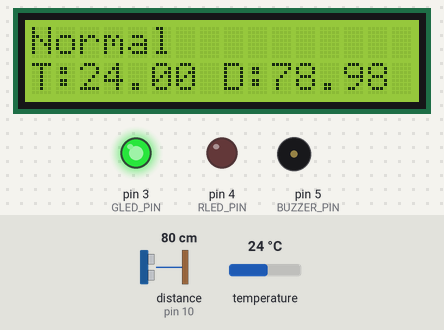
The sketch below on a simulated Arduino Uno, built with avr-gcc and run on an emulated ATmega328P. On the bench: 16×2 character LCD, output pins drawn as LEDs (lit = HIGH), buzzer (waves = sounding, pin HIGH). Wiring (inferred from the names in the program): ultrasonic range finder: trigger pin 9; echo pin 10. Inputs (shaded band) come from the test bench; at power-on: distance to the obstacle (sensor on pin 10) 80 cm, temperature 24 °C. The echo pulse lasts 58.3 µs per cm; pins used as bus, display or sensor lines are not drawn.

Above: at 6.5 s.
6.6 s: distance to the obstacle (sensor on pin 10) set to 76 cm
At 8.9 s:
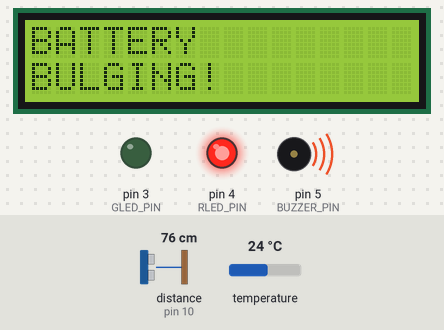
9.2 s: distance to the obstacle (sensor on pin 10) set to 250 cm
At 10.6 s:
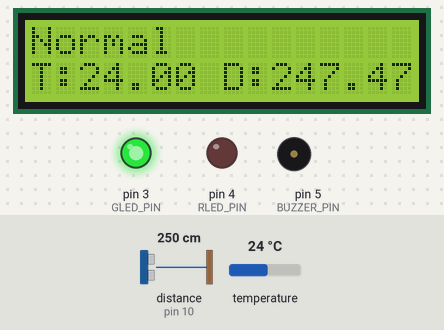
14.8 s: temperature set to 12 °C
At 15.2 s:
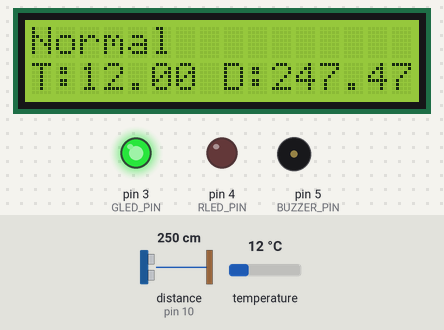
17.0 s: temperature set to 19 °C
At 19.5 s:
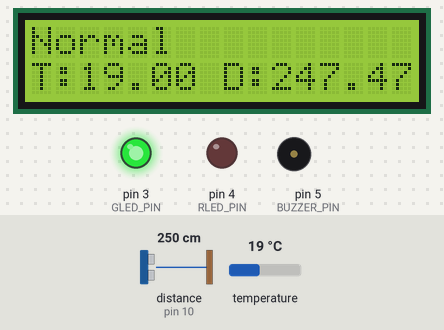
20.0 s: distance to the obstacle (sensor on pin 10) set to 120 cm
At 20.8 s:
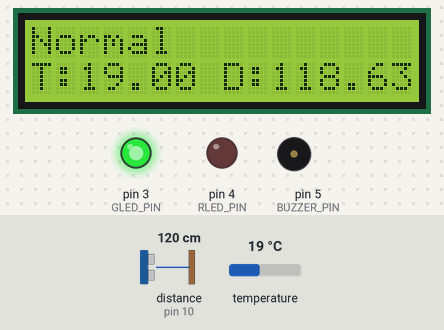
25.6 s: distance to the obstacle (sensor on pin 10) set to 2 cm
At 26.5 s:
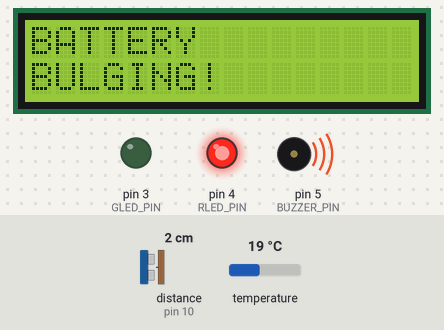
Timing chart, 0 to 28.6 s (numbered marks = the images above; inputs shaded):
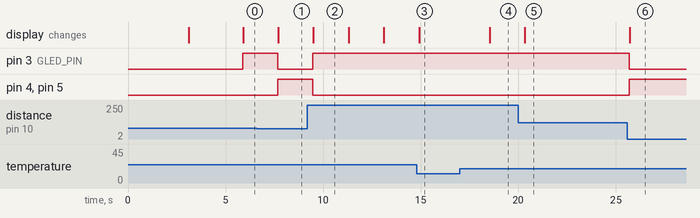

The sketch:

battery_bludging.ino
```cpp
#include <OneWire.h>
#include <DallasTemperature.h>
#include <Wire.h>
#include <LiquidCrystal_I2C.h>

// ===== TEMP SENSOR =====
#define ONE_WIRE_BUS 2
OneWire oneWire(ONE_WIRE_BUS);
DallasTemperature sensors(&oneWire);

// ===== ULTRASONIC =====
#define TRIG_PIN 9
#define ECHO_PIN 10

// ===== OUTPUTS =====
#define GLED_PIN 3
#define RLED_PIN 4
#define BUZZER_PIN 5

// ===== LCD =====
LiquidCrystal_I2C lcd(0x27, 16, 2);

// ===== VARIABLES =====
float temperature = 0;
float distance = 0;
float baseDistance = 0;

#define TEMP_THRESHOLD 45

// ===== SETUP =====
void setup() {
  Serial.begin(9600);

  sensors.begin();

  pinMode(TRIG_PIN, OUTPUT);
  pinMode(ECHO_PIN, INPUT);

  pinMode(GLED_PIN, OUTPUT);
  pinMode(RLED_PIN, OUTPUT);
  pinMode(BUZZER_PIN, OUTPUT);

  lcd.init();
  lcd.backlight();

  lcd.setCursor(0,0);
  lcd.print("Calibrating...");
  delay(3000);

  baseDistance = getDistance();

  lcd.clear();
  lcd.print("Base Dist:");
  lcd.setCursor(0,1);
  lcd.print(baseDistance);
  lcd.print(" cm");
  delay(2000);
}

// ===== LOOP =====
void loop() {

  // --- READ SENSORS ---
  sensors.requestTemperatures();
  temperature = sensors.getTempCByIndex(0);

  distance = getDistance();

  bool tempAlert = (temperature > TEMP_THRESHOLD);
  bool bulgeAlert = ((baseDistance - distance) >= 1.0);

  // ===== NORMAL STATE =====
  if (!tempAlert && !bulgeAlert) {
    digitalWrite(GLED_PIN, HIGH);
    digitalWrite(RLED_PIN, LOW);
    digitalWrite(BUZZER_PIN, LOW);

    lcd.clear();
    lcd.setCursor(0,0);
    lcd.print("Normal");
    lcd.setCursor(0,1);
    lcd.print("T:");
    lcd.print(temperature);
    lcd.print(" D:");
    lcd.print(distance);
  }

  // ===== ALERT STATE =====
  else {
    digitalWrite(GLED_PIN, LOW);
    digitalWrite(RLED_PIN, HIGH);
    digitalWrite(BUZZER_PIN, HIGH);

    lcd.clear();

    if (tempAlert) {
      lcd.setCursor(0,0);
      lcd.print("TEMP HIGH!");
      lcd.setCursor(0,1);
      lcd.print(temperature);
    }

    if (bulgeAlert) {
      lcd.setCursor(0,0);
      lcd.print("BATTERY");
      lcd.setCursor(0,1);
      lcd.print("BULGING!");
    }
  }

  delay(1000);
}

// ===== FUNCTION =====
float getDistance() {
  long duration;

  digitalWrite(TRIG_PIN, LOW);
  delayMicroseconds(2);

  digitalWrite(TRIG_PIN, HIGH);
  delayMicroseconds(10);
  digitalWrite(TRIG_PIN, LOW);

  duration = pulseIn(ECHO_PIN, HIGH);

  float dist = duration * 0.034 / 2;

  return dist;
}
```

Measured:
- the behaviour switches between 79 and 78 cm on distance to the obstacle (sensor on pin 10) (found by bisection; images 0 and 1)
- after the input at 6.6 s, pin 3 (GLED_PIN): HIGH → LOW after 1.1 s; pin 4 (RLED_PIN), pin 5 (BUZZER_PIN): LOW → HIGH after 1.1 s; the display: changes after 1.1 s (image 1)
- after the input at 9.2 s, pin 3 (GLED_PIN): LOW → HIGH after 0.28 s; pin 4 (RLED_PIN), pin 5 (BUZZER_PIN): HIGH → LOW after 0.28 s; the display: changes after 0.31 s (image 2)
- after the input at 14.8 s, the display: changes after 0.12 s (image 3)
- after the input at 17.0 s, the display: changes after 1.5 s (image 4)
- after the input at 20.0 s, the display: changes after 0.33 s (image 5)
- after the input at 25.6 s, pin 3 (GLED_PIN): HIGH → LOW after 0.09 s; pin 4 (RLED_PIN), pin 5 (BUZZER_PIN): LOW → HIGH after 0.09 s; the display: changes after 0.11 s (image 6)
